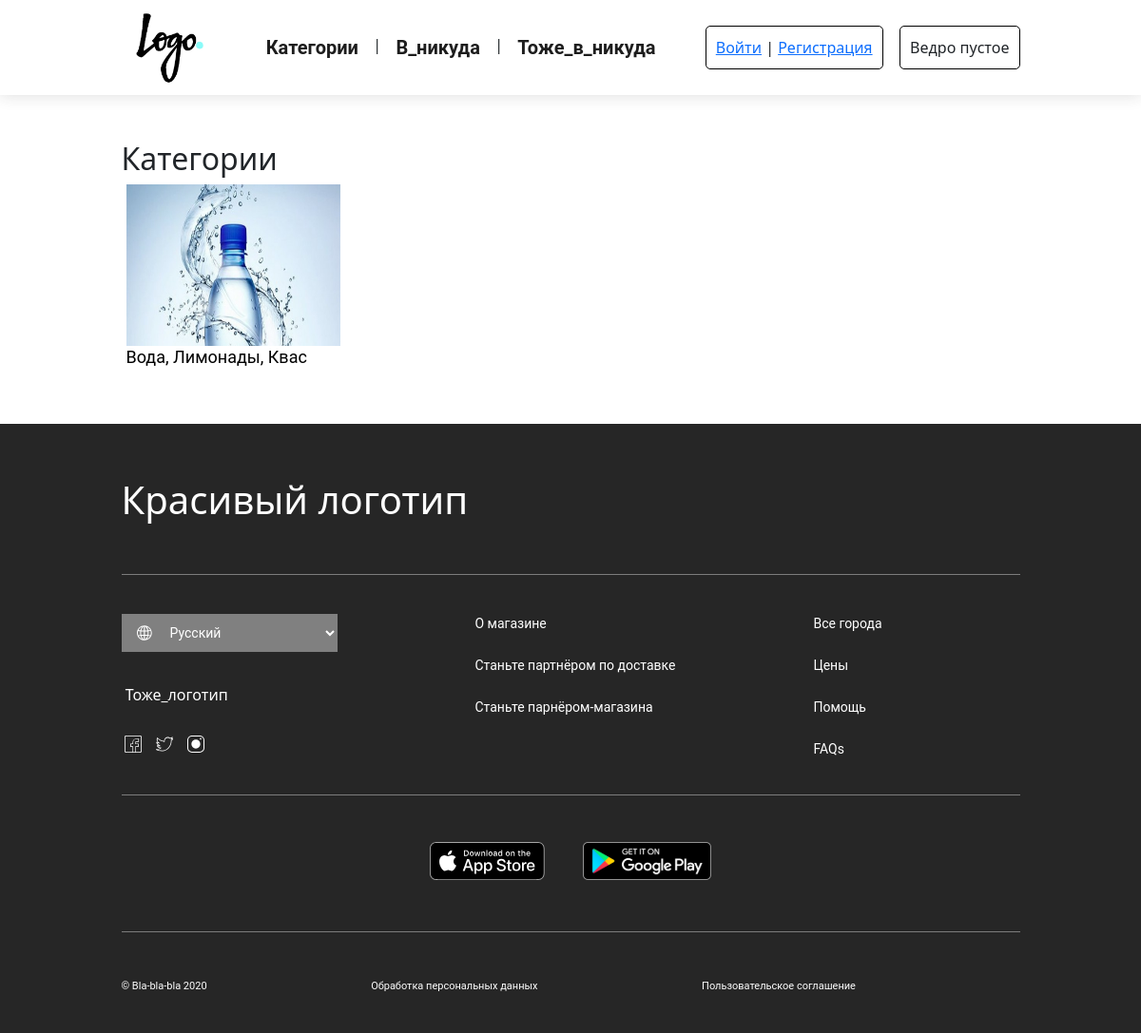
The page /category/ on the database as committed earlier.
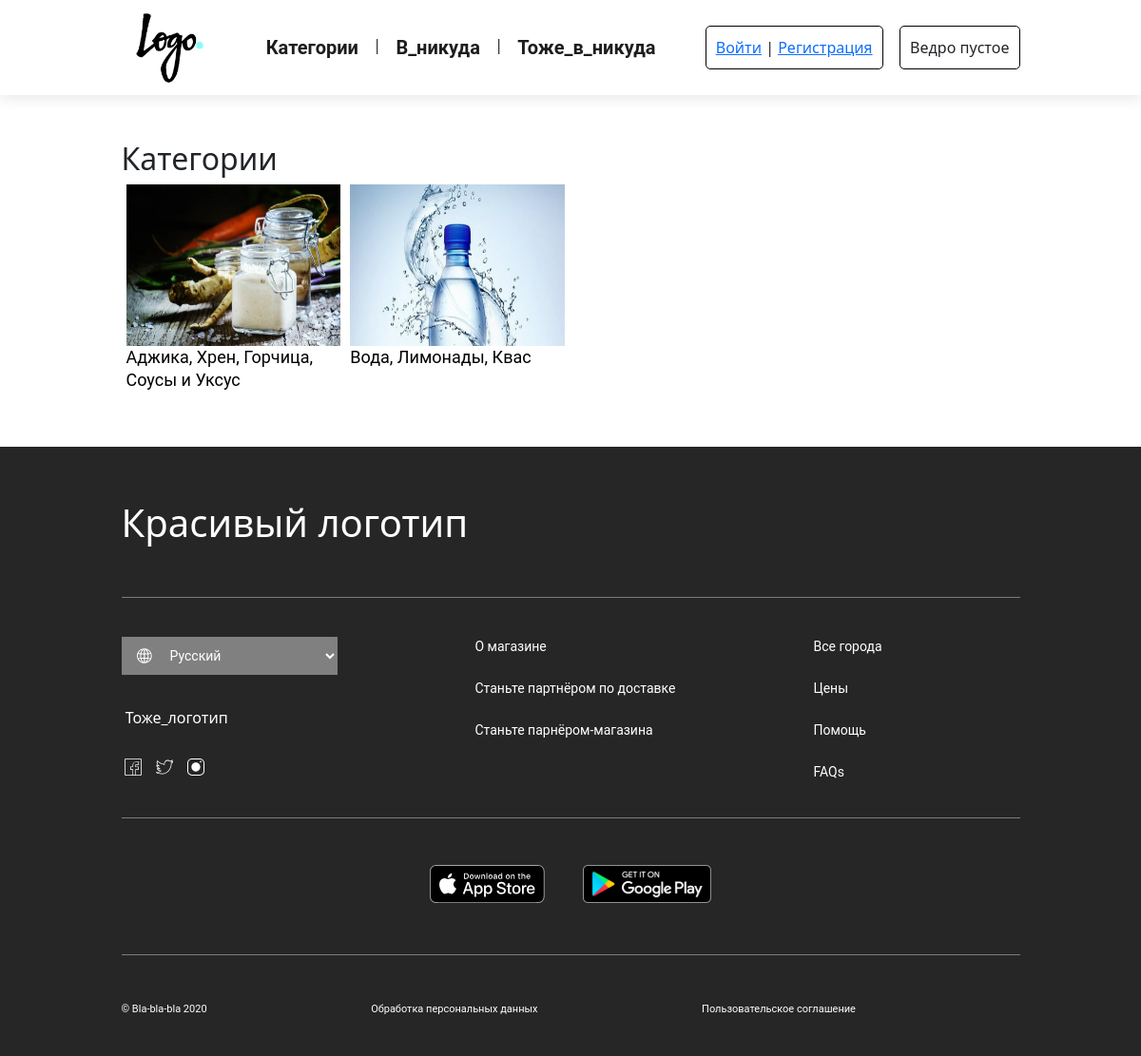
The same page on the database as committed later.
### main/models.py (models this page shows, shortened)
class Category(models.Model):
    title = models.CharField(max_length=150, verbose_name='Название категории')
    slug = models.SlugField(max_length=150, unique=True, verbose_name='Слаг')
    photo = models.ImageField(upload_to='category_photos/', verbose_name='Фото')
    is_published = models.BooleanField(default=True, verbose_name='Публикация')
    views = models.IntegerField(default=0, verbose_name='Просмотры')
    class Meta:
        verbose_name = "Категория"
        verbose_name_plural = "Категории"
        ordering = ['title']

### main/views.py (the view)
# urls.py: path('category/', categories, name='categories'),
def categories(request):
    all_categories = Category.objects.annotate(x=Count('product')).filter(x__gt=0)
    context = {'all_categories': all_categories}
    return render(request, 'main/categories.html', context)

### cart/cart.py (called while the page is built)
    def __len__(self):
        return sum(item['quantity'] for item in self.cart.values())

### cart/context_processors/cart_context_processor.py (called while the page is built)
def cart(request):
    cart = Cart(request)
    context = {'cart': cart}
    return context

### main/templates/main/categories.html (shortened to what this page needs)
{% extends "base.html" %}
{% load static %}
{% block for_connect_another %}<link rel="stylesheet" href="{% static 'main/css/caregories.css' %}">{% endblock%}
{% block content %}
<br>
<h2>Категории</h2>
<div class="categories_categories">
  {% for category in all_categories %}
    <div class="categories_category">
        <a href="/category/{{ category.slug }}">
        <div>
            <img src="{{ category.photo.url }}" alt="">
        </div>
        <div class="categories_title">{{category.title}}</div>
        </a>
    </div>
  {% endfor %}
</div>
{% endblock%}

Rows that differ between the two databases and show on the page:
now on this page (row edited): Category: photo (picture), title "Аджика, Хрен, Горчица, Соусы и Уксус"
